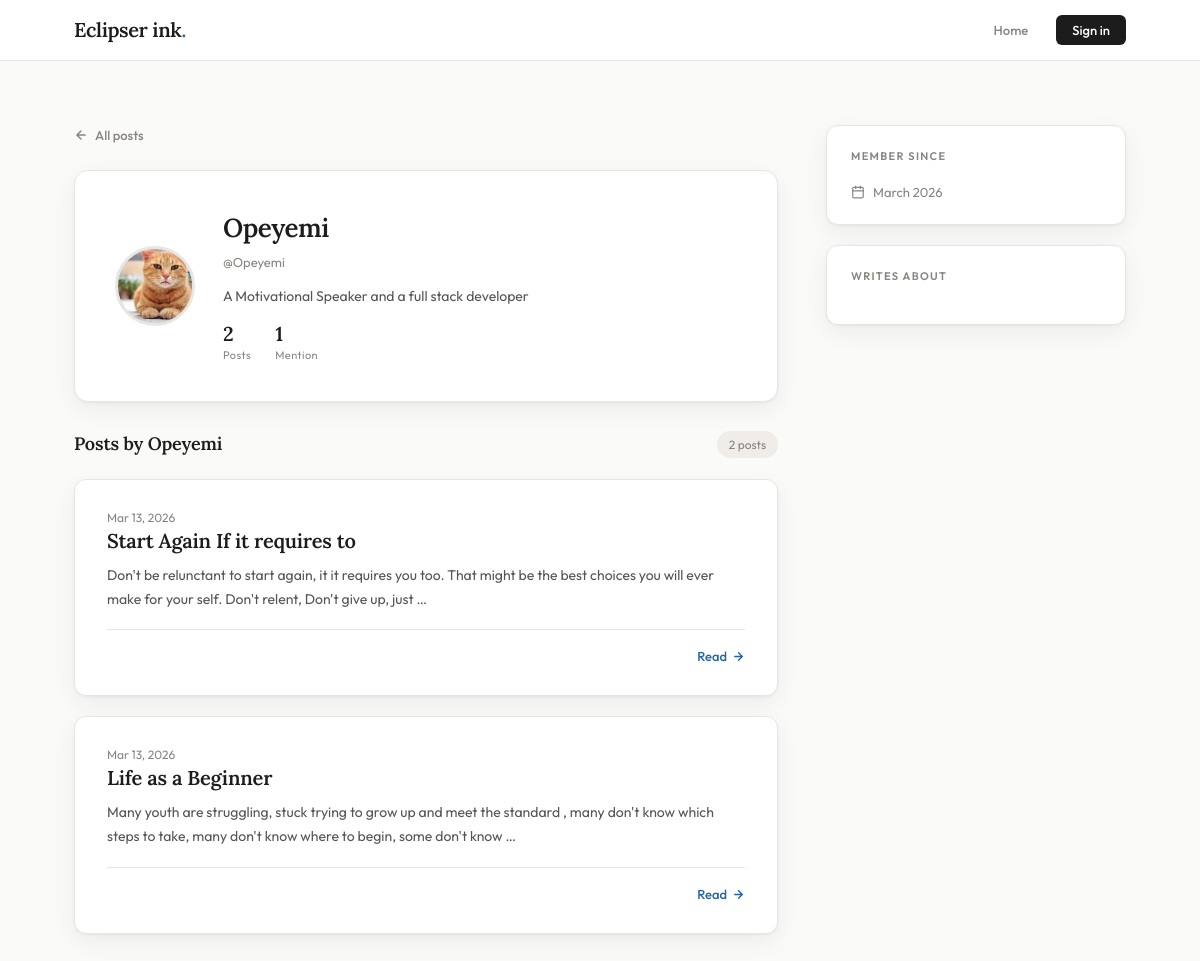
The page /blog/profile/Opeyemi/ on the database its author committed.
### authentication/models.py (models this page shows, shortened)
class Participant(AbstractUser):
    email = models.EmailField(unique=True)
    phone_number = models.CharField(max_length=15, blank=True, null=True)

### posts/models.py (models this page shows, shortened)
class Profile(models.Model):
    user = models.OneToOneField(Participant, on_delete=models.CASCADE )
    bio = models.TextField()
    image = models.ImageField(upload_to="profiles/")

class POST(models.Model):
    author = models.ForeignKey(Participant,  on_delete=models.CASCADE, related_name="posts_authored")
    title = models.CharField(max_length=100)
    content = models.TextField(blank=True, null=True)
    slug = models.SlugField(unique=True, blank=True)
    tags = models.ManyToManyField(Tag, related_name="posts")
    created_at = models.DateTimeField(auto_now_add=True)
    mentions = models.ManyToManyField( Participant, related_name="mentioned_in_posts", blank=True)

### posts/views.py (the view)
# urls.py: path('profile/<str:username>/', views.user_profile, name='user_profile'),
def user_profile(request, username):
    participant = get_object_or_404(Participant, username = username)
    posts = POST.objects.filter(author=participant).order_by('-created_at')
    return render (request, 'profile.html', {
        'participant': participant,
        'posts': posts
    })

### posts/templates/profile.html (shortened to what this page needs)
{% extends 'base.html' %}
{% block content %}
<div class="page">
  <div>
    <a href="{% url 'home' %}" class="back-link">
      <svg width="14" height="14" viewBox="0 0 24 24" fill="none" stroke="currentColor" stroke-width="2.5" stroke-linecap="round" stroke-linejoin="round"><path d="M19 12H5M12 19l-7-7 7-7"/></svg>
      All posts
    </a>
    <div class="profile-hero">
      <div class="avatar avatar-xl" style="border: 3px solid var(--border);">
        {% if participant.profile.image %}
          <img src="{{ participant.profile.image.url }}" alt="{{ participant.username }}">
        {% else %}
          {{ participant.username|slice:":1" }}
        {% endif %}
      </div>
      <div class="profile-info">
        <h1 class="profile-name">{{ participant.username }}</h1>
        <p class="profile-handle">@{{ participant.username }}</p>
        {% if participant.profile.bio %}
          <p class="profile-bio">{{ participant.profile.bio }}</p>
        {% else %}
          <p class="profile-bio empty">No bio yet.</p>
        {% endif %}
        <div class="profile-stats">
          <div class="stat">
            <span class="stat-value">{{ posts|length }}</span>
            <span class="stat-label">Post{{ posts|length|pluralize }}</span>
          </div>
          <div class="stat">
            <span class="stat-value">{{ participant.mentioned_in_posts.count }}</span>
            <span class="stat-label">Mention{{ participant.mentioned_in_posts.count|pluralize }}</span>
          </div>
        </div>
      </div>
    </div>
    <div class="posts-header">
      <h2>Posts by {{ participant.username }}</h2>
      <span>{{ posts|length }} post{{ posts|length|pluralize }}</span>
    </div>
    {% for post in posts %}
      <article class="post-card">
        <div class="post-date">
          <span>{{ post.created_at|date:"M d, Y" }}</span>
        </div>
        <h2 class="post-title">
          <a href="{% url 'post_detail' post.slug %}">{{ post.title }}</a>
        </h2>
        {% if post.content %}
          <p class="post-excerpt">{{ post.content|truncatewords:30 }}</p>
        {% endif %}
        <div class="post-footer">
          <a href="{% url 'post_detail' post.slug %}" class="read-more">
            Read
            <svg width="13" height="13" viewBox="0 0 24 24" fill="none" stroke="currentColor" stroke-width="2.5" stroke-linecap="round" stroke-linejoin="round"><path d="M5 12h14M12 5l7 7-7 7"/></svg>
          </a>
        </div>
      </article>
    {% empty %}
      <div class="empty">
        <svg width="36" height="36" viewBox="0 0 24 24" fill="none" stroke="currentColor" stroke-width="1.5"><path d="M14 2H6a2 2 0 00-2 2v16a2 2 0 002 2h12a2 2 0 002-2V8z"/><polyline points="14 2 14 8 20 8"/></svg>
        <p>{{ participant.username }} hasn't written any posts yet.</p>
      </div>
    {% endfor %}
  </div>
  <aside class="sidebar">
    <div class="sidebar-block">
      <p class="sidebar-title">Member since</p>
      <p class="joined-date">
        <svg width="14" height="14" viewBox="0 0 24 24" fill="none" stroke="currentColor" stroke-width="2" stroke-linecap="round" stroke-linejoin="round"><rect x="3" y="4" width="18" height="18" rx="2" ry="2"/><line x1="16" y1="2" x2="16" y2="6"/><line x1="8" y1="2" x2="8" y2="6"/><line x1="3" y1="10" x2="21" y2="10"/></svg>
        {{ participant.date_joined|date:"F Y" }}
      </p>
    </div>
    {% if posts %}
      <div class="sidebar-block">
        <p class="sidebar-title">Writes about</p>
      </div>
    {% endif %}
  </aside>
</div>
{% endblock %}

### pages/templates/base.html (shortened to what this page needs)
{% load static %}
<!DOCTYPE html>
<html lang="en">
<head>
  <link rel="stylesheet" href="{% static 'css/pages.css' %}">
</head>
<body>
  <nav>
    <div class="nav-inner">
      {% block nav_left %}
        <a href="{% url 'home' %}" class="nav-logo">Eclipser ink<span>.</span></a>
        <ul class="nav-links">
          <li><a href="{% url 'home' %}">Home</a></li>
          {% if user.is_authenticated %}
            <li><a href="{% url 'logout' %}">Logout</a></li>
            <li><a href="{% url 'create_post' %}" class="nav-btn">+ Write</a></li>
          {% else %}
            <li><a href="{% url 'login' %}" class="nav-btn">Sign in</a></li>
          {% endif %}
        </ul>
      {% endblock %}
    </div>
  </nav>
  <main>
    {% block content %}{% endblock %}
  </main>
</body>
</html>

### rows shown on the page
Participant: profile.image (picture), username "Opeyemi", profile.bio "A Motivational Speaker and a full stack developer", mentioned_in_posts.count "1", date_joined "March 2026"
POST: created_at "Mar 13, 2026", title "Start Again If it requires to", content "Don't be relunctant to start again, it it requires you too. That might be the best choices you will ever make for your self. Don't relent, Don't give up, just …"
POST: created_at "Mar 13, 2026", title "Life as a Beginner", content "Many youth are struggling, stuck trying to grow up and meet the standard , many don't know which steps to take, many don't know where to begin, some don't know …"

### other values the page prints
{{ posts|length }} "2"
